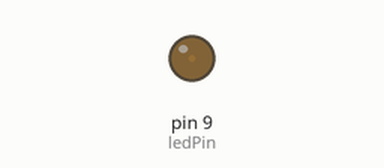
Bench run of a sketch on a simulated Arduino Uno, built with avr-gcc and run on an emulated ATmega328P. On the bench: output pins drawn as LEDs (lit = HIGH).

Above: at 0.05 s.
At 1.65 s:
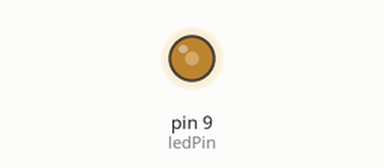
At 3.25 s:
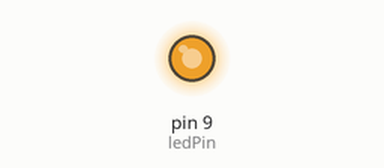
At 6.45 s:
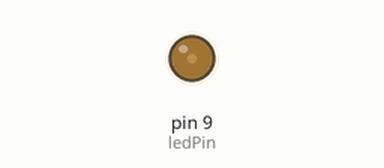
Timing chart, 0 to 10.7 s (numbered marks = the images above):
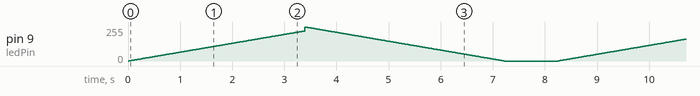

The sketch:

led_fading1.ino
```cpp
// C++ code
//
int ledPin = 9;

void setup()
{
  pinMode(ledPin,OUTPUT);
}

void loop()
{
  for(int ledVal=0; ledVal<=225;ledVal+=1){
    analogWrite(ledPin,ledVal);
    delay(15);
  }
  for(int ledVal=255; ledVal>=0; ledVal-=1){
    analogWrite(ledPin,ledVal);
    delay(15);
  }
  delay(1000);
}
    
```
